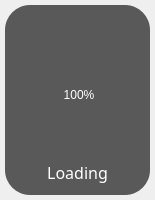
<?xml version="1.0" encoding="UTF-8"?>
<ui version="4.0">
 <class>QDialogProgress</class>
 <widget class="QDialog" name="QDialogProgress">
  <property name="windowModality">
   <enum>Qt::NonModal</enum>
  </property>
  <property name="geometry">
   <rect>
    <x>0</x>
    <y>0</y>
    <width>151</width>
    <height>196</height>
   </rect>
  </property>
  <property name="windowTitle">
   <string>QDialogProgress</string>
  </property>
  <property name="windowOpacity">
   <double>0.500000000000000</double>
  </property>
  <property name="styleSheet">
   <string notr="true"/>
  </property>
  <property name="modal">
   <bool>false</bool>
  </property>
  <layout class="QVBoxLayout" name="verticalLayout">
   <property name="spacing">
    <number>0</number>
   </property>
   <property name="leftMargin">
    <number>5</number>
   </property>
   <property name="topMargin">
    <number>5</number>
   </property>
   <property name="rightMargin">
    <number>5</number>
   </property>
   <property name="bottomMargin">
    <number>5</number>
   </property>
   <item>
    <widget class="QWidget" name="widgetMain" native="true">
     <property name="styleSheet">
      <string notr="true">#widgetMain{
	border-radius: 25px;
	background-color: rgba(0, 0, 0, 160);
}</string>
     </property>
     <layout class="QVBoxLayout" name="verticalLayout_3">
      <property name="topMargin">
       <number>30</number>
      </property>
      <item>
       <widget class="QWidget" name="widgetTop" native="true">
        <layout class="QHBoxLayout" name="horizontalLayout">
         <property name="leftMargin">
          <number>3</number>
         </property>
         <property name="topMargin">
          <number>0</number>
         </property>
         <property name="rightMargin">
          <number>0</number>
         </property>
         <property name="bottomMargin">
          <number>0</number>
         </property>
         <item>
          <widget class="QProgressIndicator" name="widgetProgress" native="true">
           <property name="minimumSize">
            <size>
             <width>120</width>
             <height>120</height>
            </size>
           </property>
           <property name="maximumSize">
            <size>
             <width>120</width>
             <height>120</height>
            </size>
           </property>
           <layout class="QVBoxLayout" name="verticalLayout_2">
            <item>
             <widget class="QLabel" name="labelProgress">
              <property name="styleSheet">
               <string notr="true">color: rgb(255, 255, 255);
font: 10pt &quot;Microsoft YaHei&quot;;</string>
              </property>
              <property name="text">
               <string>100%</string>
              </property>
              <property name="alignment">
               <set>Qt::AlignCenter</set>
              </property>
             </widget>
            </item>
           </layout>
          </widget>
         </item>
        </layout>
       </widget>
      </item>
      <item>
       <widget class="QLabel" name="labelMsg">
        <property name="font">
         <font>
          <family>Microsoft YaHei</family>
          <pointsize>12</pointsize>
          <weight>50</weight>
          <italic>false</italic>
          <bold>false</bold>
         </font>
        </property>
        <property name="styleSheet">
         <string notr="true">color: rgb(255, 255, 255);
font: 12pt &quot;Microsoft YaHei&quot;;</string>
        </property>
        <property name="text">
         <string>Loading</string>
        </property>
        <property name="alignment">
         <set>Qt::AlignCenter</set>
        </property>
       </widget>
      </item>
     </layout>
    </widget>
   </item>
  </layout>
 </widget>
 <layoutdefault spacing="6" margin="11"/>
 <customwidgets>
  <customwidget>
   <class>QProgressIndicator</class>
   <extends>QWidget</extends>
   <header>QProgressIndicator.h</header>
   <container>1</container>
  </customwidget>
 </customwidgets>
 <resources/>
 <connections/>
</ui>
